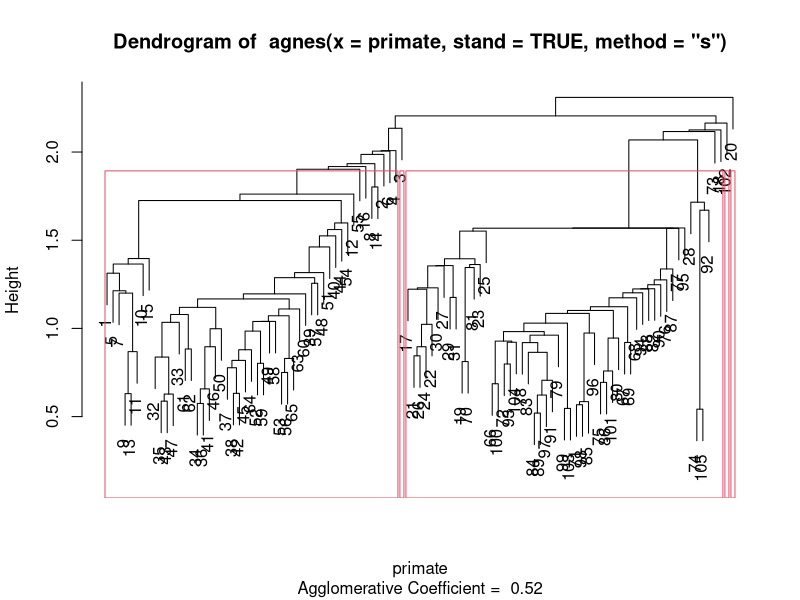
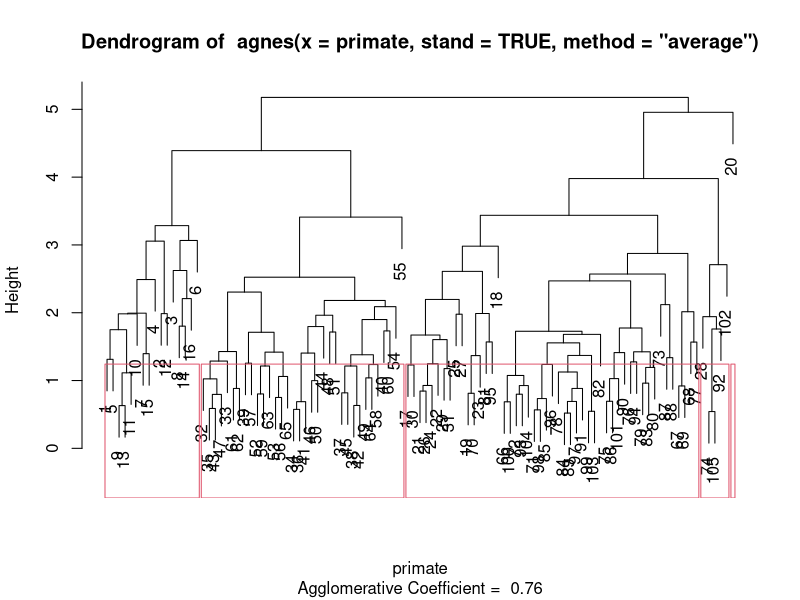
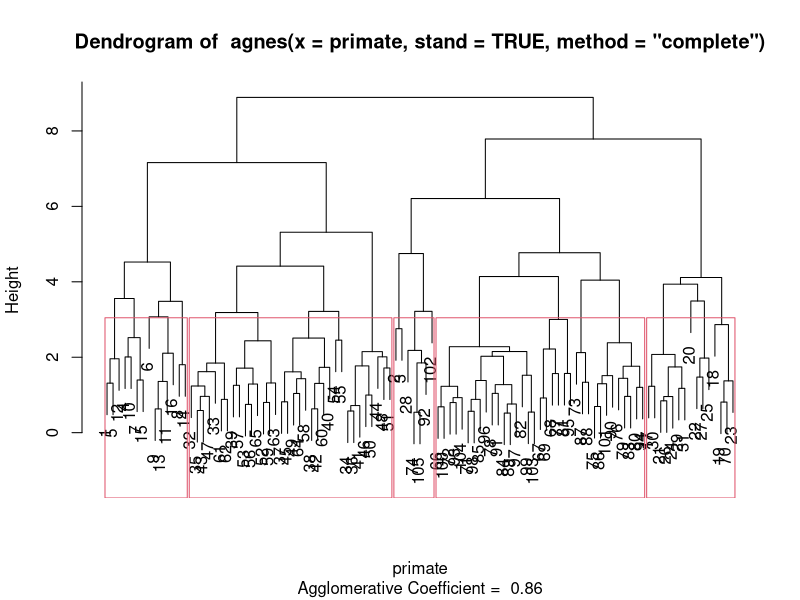

These figures' R source, in order: (Note: this script raises an error after producing the figures.)
library(cluster)
data <- read.table("primate.scapulae.txt",header = T)
primate <- data[,2:8]
# gamma不使用 genus代表属 使用2~7个变量

# single-linkage
out_s <- agnes(primate,stand = TRUE, method = "s")
plot(out_s,which=2)
rect.hclust(out_s,5)
clu_s <- cutree(out_s,5) 
er_s <- sum(abs(sort(table(data$classdigit))-sort(table(clu_s))))/2 # 误判数
er_s/nrow(primate) # 误判率

# average-linkage
out_a <- agnes(primate, stand = TRUE,method = "average")
plot(out_a,which=2)
rect.hclust(out_a,5)
clu_a <- cutree(out_a,5)
er_a <- sum(abs(sort(table(data$classdigit))-sort(table(clu_a))))/2 # 误判数
er_a/nrow(primate) # 误判率


# complete linkage
out_c <- agnes(primate, stand = TRUE,method = "complete")
plot(out_c,which=2)
rect.hclust(out_c,5)
clu_c <- cutree(out_c,5)
er_c <- sum(abs(sort(table(data$classdigit))-sort(table(clu_c))))/2 # 误判数
er_c/nrow(primate) # 误判率

out_mine <- h_cluster(primate,p=2,type="c")
out_mine[[1]][101]

cout <- list()
for (i in 1:5) {
  cout <- c(cout,list(which(clu_c==i)))
}
cout
